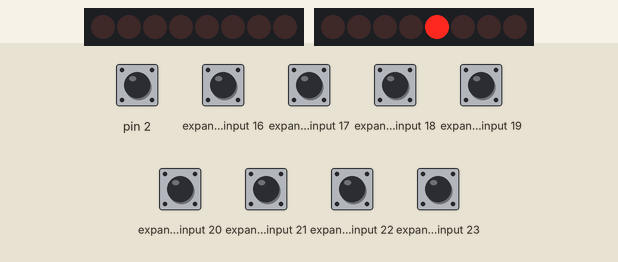
Recording of a sketch running on a simulated Arduino Uno, built with avr-gcc and run on an emulated ATmega328P. Shown: 2 × 8 port-expander outputs drawn as a row of LEDs (first output left, lit = HIGH). Wiring (inferred from the names in the program): PCF8574 port expander at I2C address 0x20; PCF8574 port expander at I2C address 0x21. Wiring (inferred from the signals the program sends): 2 × row of LEDs: on Q0, Q1, Q2, Q3, Q4, Q5, Q6, Q7 / on Q0, Q1, Q2, Q3, Q4, Q5, Q6, Q7. The test bench sets the inputs (shaded band); at power-on: expander input 16–23, pin 2 HIGH.

Above: at 1.26 s.
1.3 s: pin 2 pulled LOW for 0.15 s
At 2.6 s:
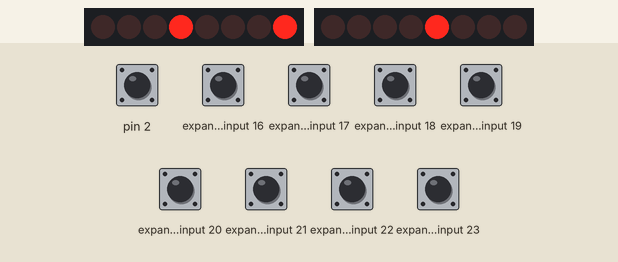
4.4 s: expander input 16 pulled LOW for 0.15 s
At 4.52 s:
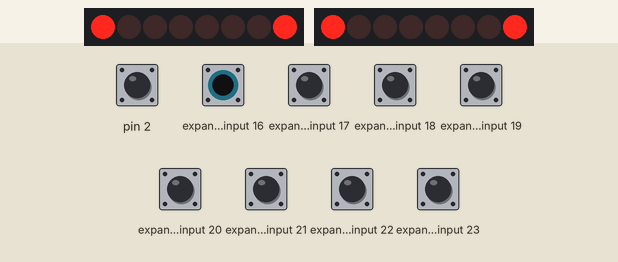
6.3 s: expander input 17 pulled LOW for 1 s
At 7.41 s:
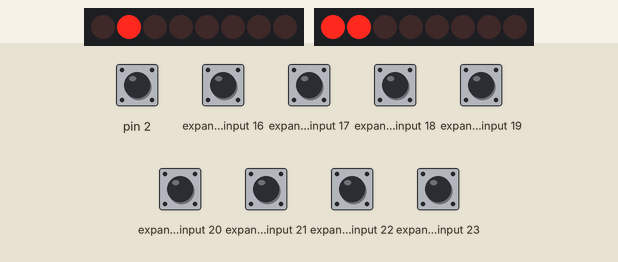
10.3 s: pin 2 pulled LOW for 1 s
At 11.1 s:
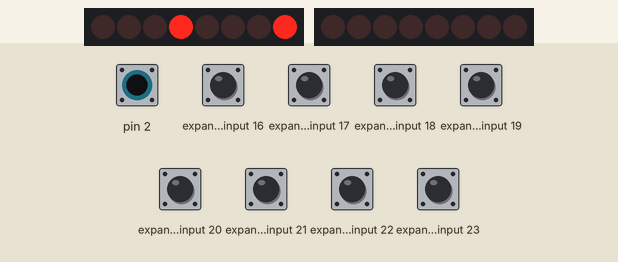
12.8 s: expander input 18 pulled LOW for 0.15 s
At 13.15 s:
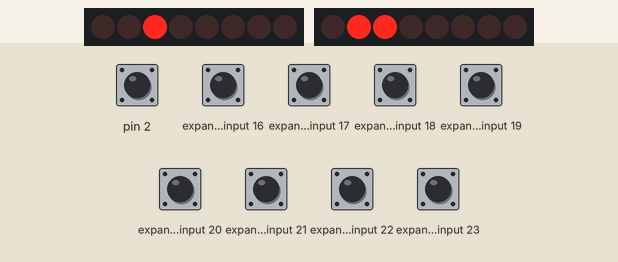
14.8 s: pin 2 pulled LOW for 0.15 s
At 15.4 s:
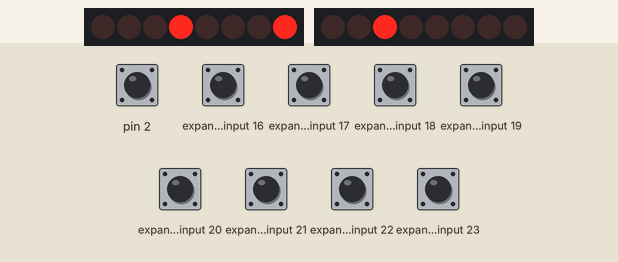
Timing chart, 0 to 17.4 s (numbered marks = the images above; inputs shaded):
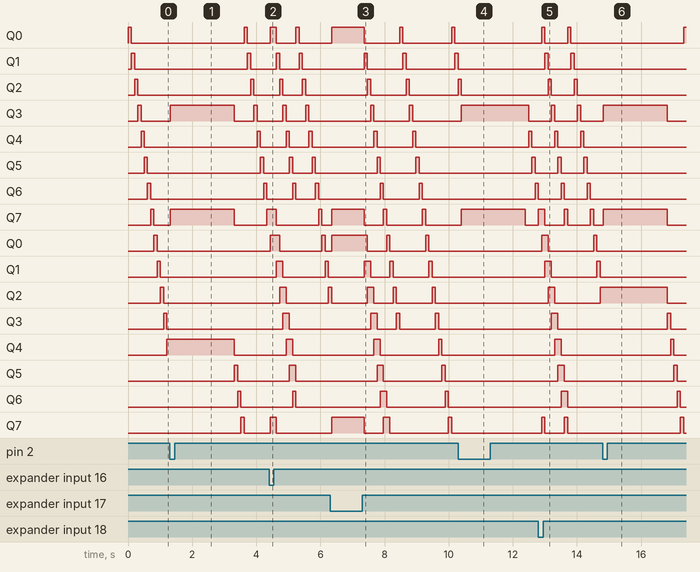

The sketch:

PCF8574.ino
```cpp
// PCF8574 Multiple I2C device access demo
// Gadget Reboot, 2018

#include <Wire.h>

int addr1 = 0x20;          // PCF8574 device 1
int addr2 = 0x21;          // PCF8574 device 2
int LED_Pattern = 0xFFFE;  // LED Sequence Start pattern, one LED on
bool ISR_FLAG = false;     // Interrupt triggered flag


void setup() {

  // I2C init
  Wire.begin();

  // Turn off all GPIO pins on both I2C expanders by writing all "1"
  Wire.beginTransmission(addr1);
  Wire.write(0xFF);
  Wire.endTransmission();

  Wire.beginTransmission(addr2);
  Wire.write(0xFF);
  Wire.endTransmission();

  // Assign an interrupt routine using Uno pin 2
  // PCF8574 /int output connects to Uno pin 2
  // Interrupt is triggered when a GPIO input changes from high to low
  pinMode(2, INPUT_PULLUP);
  attachInterrupt(digitalPinToInterrupt(2), ISR_PROC, FALLING);

}


void loop() {
  LED_Pattern = 0xFFFE;                   // Start each LED chase cycle with one LED on (set to "0") in the LSB position

  for (int i = 0; i < 16; i++)            // Cycle through all 16 GPIO pins, shifting the "ON" LED along
  {
    // Poll I2C device 2 to check if any input has been asserted low (button press)
    // If any button has been pressed, overwrite the LED pattern with alternating ON/OFF status
    // as long as any button on device 2 is being pressed.
    // When the button is released, normal LED sequencing will resume as the temporary
    // pattern is flushed (shifted out of the display)

    ConfigureInputs(addr2);               // Configure device 2 for input polling (device 1 is interrupt driven)
    int InputData2 = ReadInputs(addr2);   // Read all 8 GPIO inputs on device 2
    if ( InputData2 != 0xFF)              // If any inputs were "0", a button has been pressed
    {
      LED_Pattern = 0x7E7E;               // To indicate a button was pressed, turn on LSB/MSB LED
    }

    // Send the LSB 8 bits of LED_Pattern out to device 1
    Wire.beginTransmission(addr1);
    Wire.write(lowByte(LED_Pattern));
    Wire.endTransmission();

    // Send the MSB 8 bits of LED_Pattern out to device 2
    Wire.beginTransmission(addr2);
    Wire.write(highByte(LED_Pattern));
    Wire.endTransmission();

    LED_Pattern = LED_Pattern << 1;  // Shift all bits left, moving the "0" along to turn on the next LED
    bitSet (LED_Pattern, 0);         // Set the LSB to "1" after shifting left so a "1" is piped in to keep trailing LEDs off
                                     // since shifting left will leave a "0" to the right, which will turn on an LED

    delay(100);                      // LED chase display pause

    // If an interrupt was flagged, force a unique pattern on the LEDs
    // and pause long enough to see it before resuming program
    // Something more useful can be done such as debouncing and
    // detecting which input was triggered
    if (ISR_FLAG)
    {
      Wire.beginTransmission(addr1);
      Wire.write(0x77);
      Wire.endTransmission();
      delay(2000);
      ISR_FLAG = false;              // Clear interrupt flag
    }
  }
}


//  Set a flag if an interrupt is triggered
void ISR_PROC()
{
  ISR_FLAG = true;
}

// Configure ports for input mode by writing all "1"'s to addressed device port
void ConfigureInputs(int address)
{
  Wire.beginTransmission(address);
  Wire.write(0xFF);                 // set ports high for input mode
  Wire.endTransmission();
}

// Read the port data on the addressed device port
byte ReadInputs(int address)
{
  Wire.beginTransmission(address);
  Wire.requestFrom(address, 1);
  int Data_In = Wire.read();
  Wire.endTransmission();
  return Data_In;
}


// END PROGRAM
```
